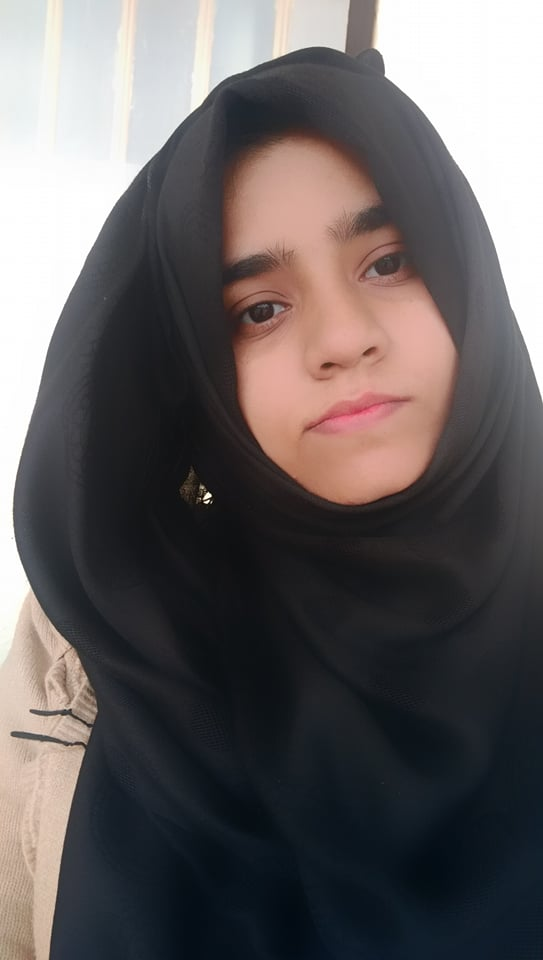
#> input picture images/sumreen/1.jpg, 543 x 960 px
$ python color2bgr.py
#> lines starting #> are read from the running program, lines starting #| are printed output that depends on the picture
import cv2
import numpy

input = cv2.imread('./images/sumreen/1.jpg')
#> input is the input picture: shape (960, 543, 3); mean B, G, R 96.7, 96.2, 101.4
cv2.imshow('original' , input)
cv2.waitKey()
gray_scale_img = cv2.cvtColor(input, cv2.COLOR_BGR2GRAY)
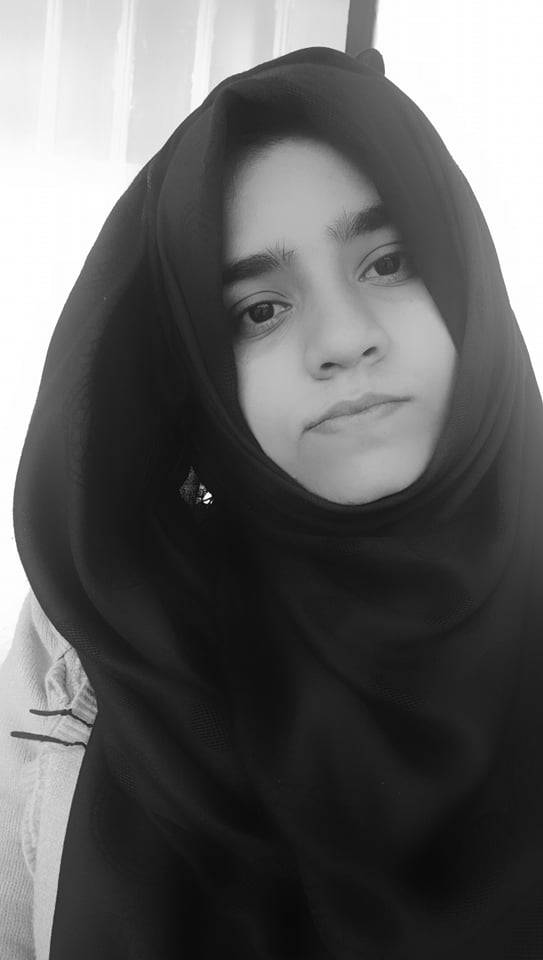
#> gray_scale_img: shape (960, 543); min 1, max 255, mean 97.8
cv2.imshow('gray-scale-img', gray_scale_img)
cv2.imwrite("my-image.png", gray_scale_img)
cv2.waitKey()
cv2.destroyAllWindows()

$ run again, with images/sumreen/2.jpg copied over images/sumreen/1.jpg
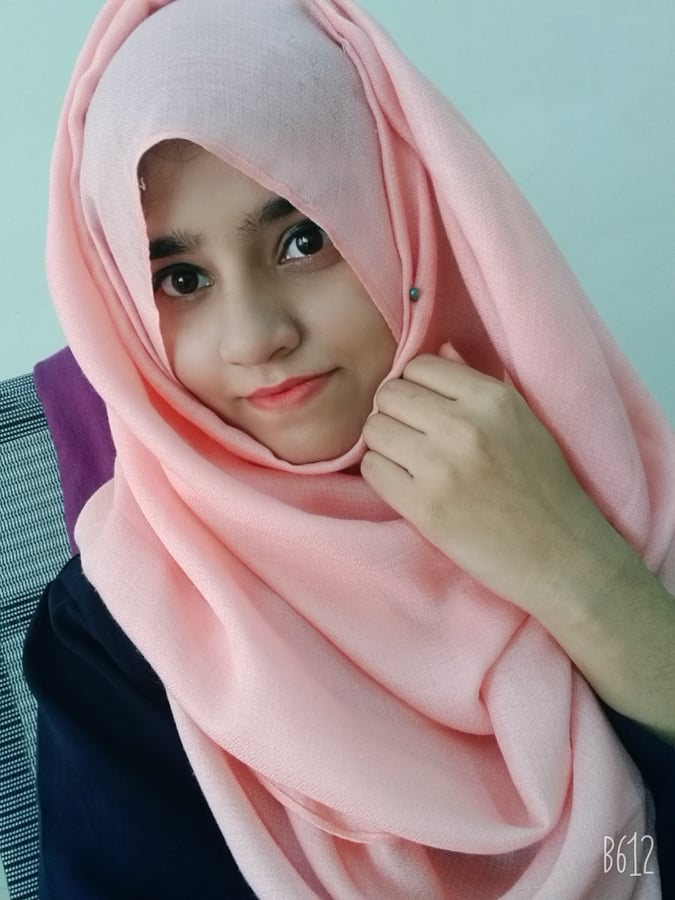
#> input picture images/sumreen/2.jpg, 675 x 900 px
#> input is the input picture: shape (900, 675, 3); mean B, G, R 141.8, 141.5, 155.1
#> `gray_scale_img = cv2.cvtColor(input, cv2.COLOR_BGR2GRAY)`:
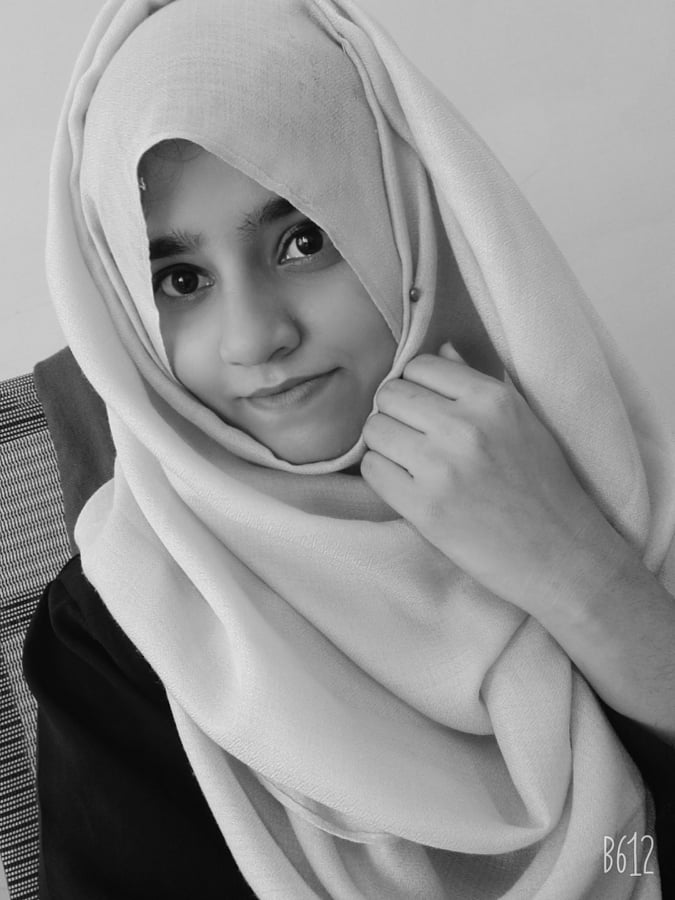
#> gray_scale_img: shape (900, 675); min 1, max 236, mean 145.6

$ run again, with images/sumreen/3.jpg copied over images/sumreen/1.jpg
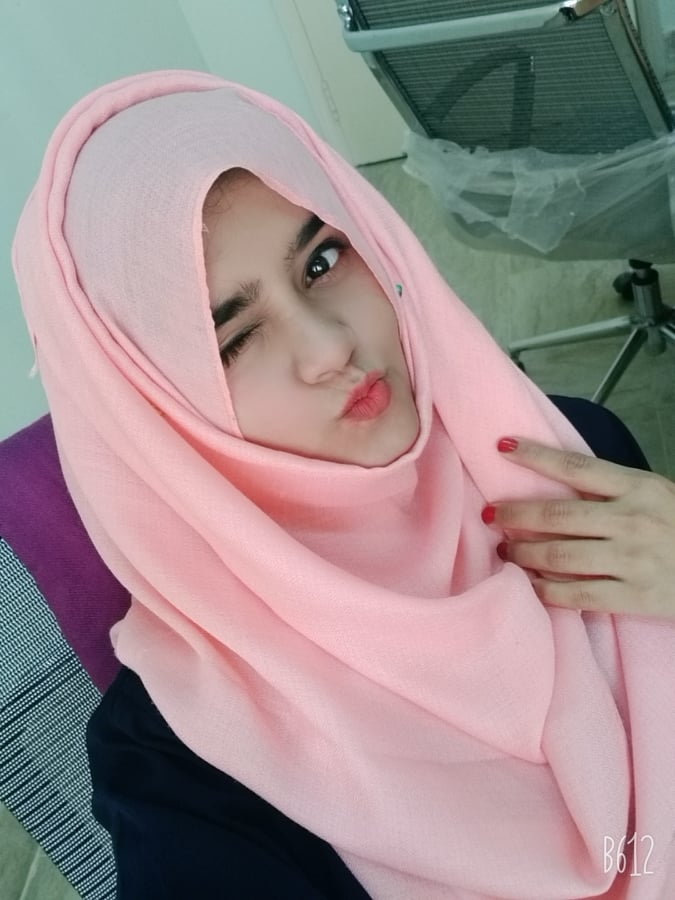
#> input picture images/sumreen/3.jpg, 675 x 900 px
#> input is the input picture: shape (900, 675, 3); mean B, G, R 141.5, 140.5, 155.4
#> `gray_scale_img = cv2.cvtColor(input, cv2.COLOR_BGR2GRAY)`:
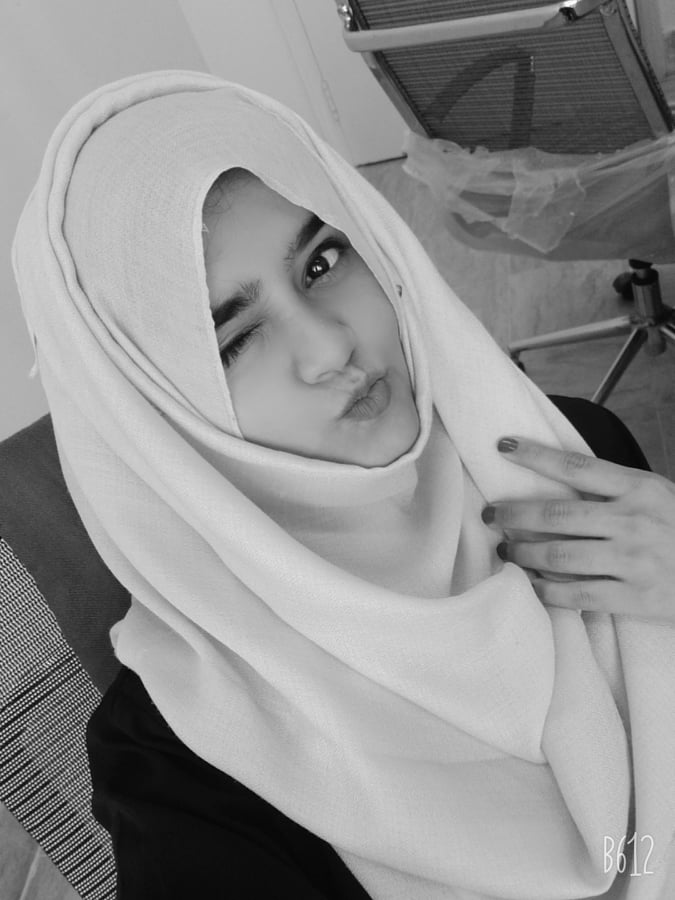
#> gray_scale_img: shape (900, 675); min 0, max 254, mean 145

$ run again, with images/sumreen/4.jpg copied over images/sumreen/1.jpg
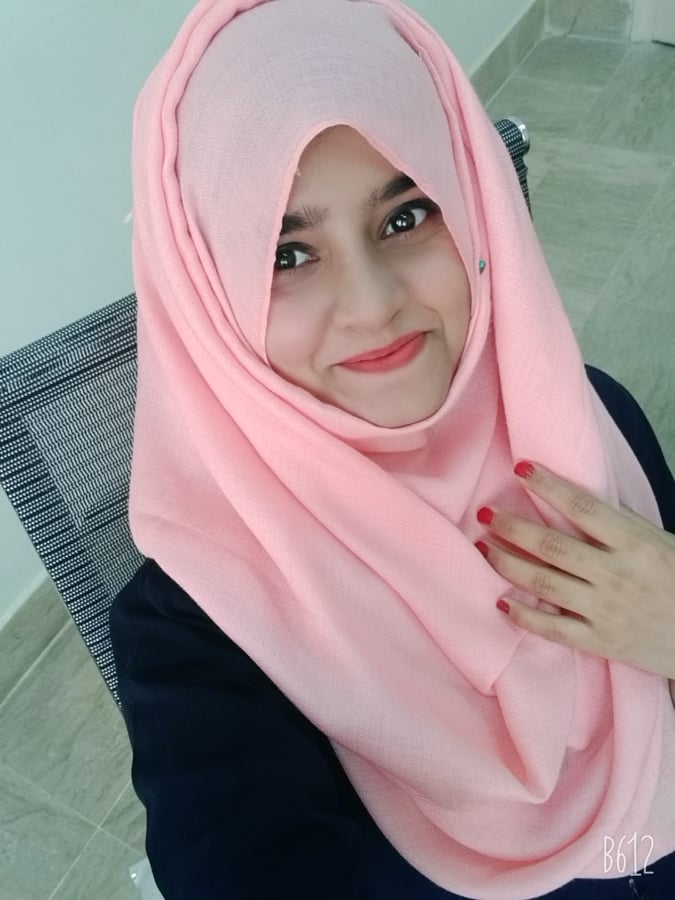
#> input picture images/sumreen/4.jpg, 675 x 900 px
#> input is the input picture: shape (900, 675, 3); mean B, G, R 145.8, 144.2, 158.2
#> `gray_scale_img = cv2.cvtColor(input, cv2.COLOR_BGR2GRAY)`:
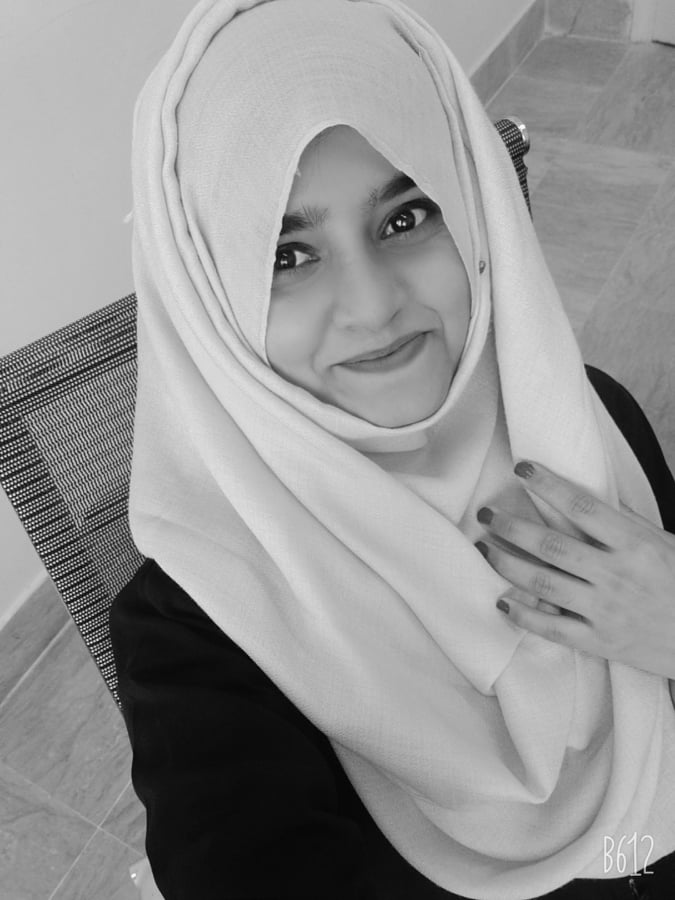
#> gray_scale_img: shape (900, 675); min 0, max 251, mean 148.5
